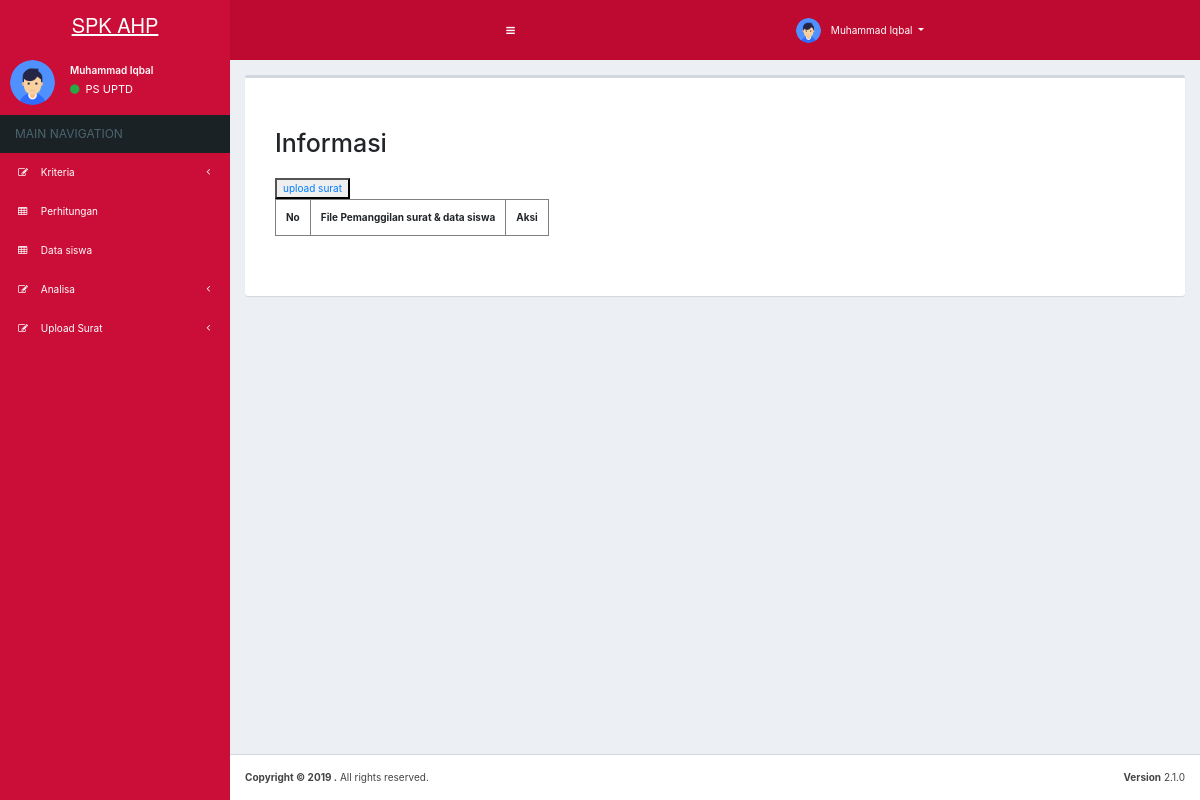
Before: /dashboard_ps_uptd.php?page=view_ps_uptd/surat_pemanggilan_datasiswa (signed in) with the older database file.
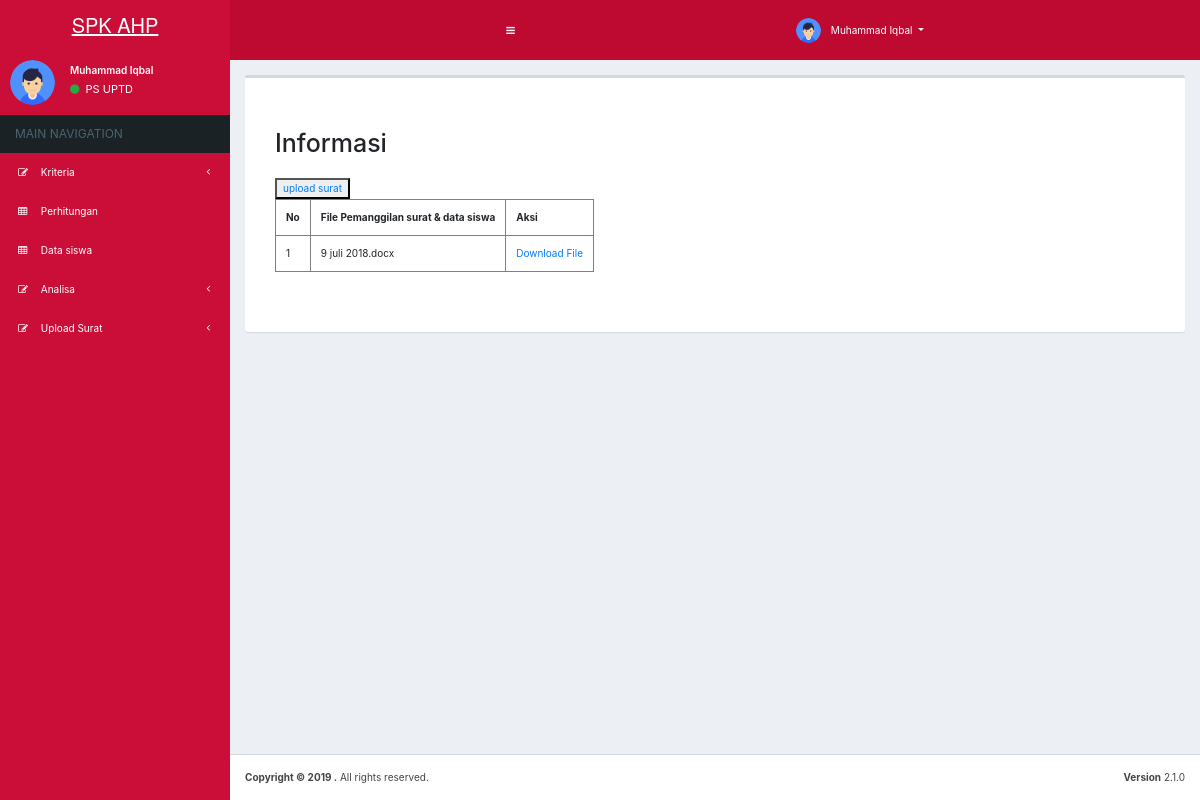
After: the same page with the newer database file.
### tables this page shows
CREATE TABLE IF NOT EXISTS `tb_users` (
`user_id` int(11) NOT NULL,
  `fullname` varchar(25) NOT NULL,
  `username` varchar(12) NOT NULL,
  `password` varchar(12) NOT NULL
);

CREATE TABLE IF NOT EXISTS `upload` (
`id_upload` int(3) NOT NULL,
  `nama_file` varchar(100) NOT NULL,
  `deskripsi` text NOT NULL,
  `tgl_upload` date NOT NULL,
  `hits` int(3) NOT NULL
);

### Connections/koneksi.php (called while the page is built, shortened)
<?php
if (!function_exists("GetSQLValueString")) {
function GetSQLValueString($theValue, $theType, $theDefinedValue = "", $theNotDefinedValue = "")
{
  $theValue = get_magic_quotes_gpc() ? stripslashes($theValue) : $theValue;
  $theValue = function_exists("mysql_real_escape_string") ? mysql_real_escape_string($theValue) : mysql_escape_string($theValue);
  switch ($theType) {
    case "text":
      $theValue = ($theValue != "") ? "'" . $theValue . "'" : "NULL";
      break;
  }
  return $theValue;
}
}
?>

### menu_ps_uptd/side.php (the view, shortened to what this page needs)
<aside class="main-sidebar">
 <section class="sidebar">
      <div class="user-panel">
        <div class="pull-left image">
          <img src="assets/dist/img/logo.png" class="img-circle" alt="User Image">
        </div>
        <div class="pull-left info">
          <p><?= $row_rs_users['fullname']; ?></p>
          <a href="?page=config/kode&id=1"><i class="fa fa-circle text-success"></i> PS UPTD</a>
        </div>
      </div>
      <ul class="sidebar-menu" data-widget="tree">
        <li class="header">MAIN NAVIGATION</li>
        <li class="treeview">
          <a href="#">
            <i class="fa fa-edit"></i> <span>Kriteria</span>
            <span class="pull-right-container">
              <i class="fa fa-angle-left pull-right"></i>            </span>          </a>
        </li>
        <li><a href="?page=view_ps_uptd/perhitungan"><i class="fa fa-table"></i> <span>Perhitungan</span></a> </li>
        <li><a href="?page=view_ps_uptd/data_siswa"><i class="fa fa-table"></i> <span>Data siswa</span></a> </li>
        <li class="treeview">
          <a href="#">
            <i class="fa fa-edit"></i> <span>Analisa</span>
            <span class="pull-right-container">
              <i class="fa fa-angle-left pull-right"></i>            </span>          </a>
        </li>
        <li class="treeview">
          <a href="#">
            <i class="fa fa-edit"></i> <span>Upload Surat</span>
            <span class="pull-right-container">
              <i class="fa fa-angle-left pull-right"></i>            </span>          </a>
        </li>
      </ul>
    </section>
</aside>

### dashboard_ps_uptd.php (shortened to what this page needs)
<?php
require_once('Connections/koneksi.php');
$colname_rs_users = "-1";
if (isset($_SESSION['MM_Username'])) {
  $colname_rs_users = $_SESSION['MM_Username'];
}
$query_rs_users = sprintf("SELECT * FROM tb_users WHERE username = %s", GetSQLValueString($colname_rs_users, "text"));
$rs_users = mysql_query($query_rs_users, $koneksi) or die(mysql_error());
$row_rs_users = mysql_fetch_assoc($rs_users);
?><!DOCTYPE html>
<html>
<head>
  <link rel="stylesheet" href="assets/bower_components/dist/css/bootstrap.min.css">
  <link rel="stylesheet" href="assets/bower_components/font-awesome/css/font-awesome.min.css">
  <link rel="stylesheet" href="assets/bower_components/Ionicons/css/ionicons.min.css">
  <link rel="stylesheet" href="assets/bower_components/bootstrap-daterangepicker/daterangepicker.css">
  <link rel="stylesheet" href="assets/bower_components/bootstrap-datepicker/dist/css/bootstrap-datepicker.min.css">
  <link rel="stylesheet" href="assets/bower_components/datatables.net-bs/css/dataTables.bootstrap.min.css">
  <link rel="stylesheet" href="assets/dist/css/AdminLTE.min.css">
  <link rel="stylesheet" href="assets/dist/css/animate.css">
  <link rel="stylesheet" href="assets/dist/css/skins/_all-skins.min.css">
  <link rel="stylesheet" href="assets/plugins/bootstrap-wysihtml5/bootstrap3-wysihtml5.min.css">
</head>
<body class="hold-transition skin-blue sidebar-mini">
<div class="wrapper">
<header class="main-header">
 <?php require_once('menu_ps_uptd/nav.php'); ?>
 <?php require_once('menu_ps_uptd/side.php'); ?>
  <div class="content-wrapper">
    <section class="content">
      <div class="row">
        <div class="col-md-12">
          <div class="box">
            <div class="box-header">
            </div>
            <div class="box-body">
         <?php
		   if(isset($_GET["page"]) && $_GET["page"] != "home"){
			if(file_exists(htmlentities($_GET["page"]).".php")){
				include(htmlentities($_GET["page"]).".php");
			}else{
				include("404.php");
			}
		   }else{
		  include("home.php");
		  }
		?>
            </div>
          </div>
        </div>
      </div>
    </section>
  </div>
 <?php require_once('menu_ps_uptd/footer.php'); ?>
</div>
</body>
</html>

### menu_ps_uptd/nav.php (shortened to what this page needs)
    <a href="?page=home" class="logo">
      <span class="logo-lg"><b>SPK AHP</b></span>
    </a>
<nav class="navbar navbar-static-top">
      <a href="#" class="sidebar-toggle" data-toggle="push-menu" role="button">
      </a>
      <div class="navbar-custom-menu">
        <ul class="nav navbar-nav">
          <li class="dropdown user user-menu">
            <a href="#" class="dropdown-toggle" data-toggle="dropdown">
            	<img src="assets/dist/img/logo.png" class="user-image" alt="User Image">
 				<span class="hidden-xs"> <?= $row_rs_users['fullname']; ?></span>
            </a>
          </li>
        </ul>
      </div>
    </nav>
 </header>

### view_ps_uptd/surat_pemanggilan_datasiswa.php (shortened to what this page needs)
<link rel="stylesheet" href="https://maxcdn.bootstrapcdn.com/bootstrap/4.0.0/css/bootstrap.min.css">
<div class="containeredit">
  <h1>Informasi</h1><br>
<button><a href="view_ps_uptd\upload.php">upload surat</a></button>
<table border="1">
	<tr>
		<th>No</th>
		<th>File Pemanggilan surat & data siswa</th>
		<th>Aksi</th>
	</tr>
	<tr>
<?php
  $konek = mysqli_connect("localhost","root","","codegoo_ahp");
  $query = "SELECT * FROM upload ORDER BY id_upload DESC";
  $hasil = mysqli_query($konek, $query);
$no = 1;
  while ($r = mysqli_fetch_array($hasil)){
    echo "<td>".$no++."</td>";
    echo "<td>".$r['nama_file']."</td>";
    echo "<td><a href=view_ps_uptd\simpan.php?file=$r[nama_file]\">Download File</a></td>";
  }
?>
	</tr>
</table><br><br>
</div>

### menu_ps_uptd/footer.php
<footer class="main-footer">
  <div class="pull-right hidden-xs">
    <b>Version</b> 2.1.0
  </div>
  <strong>Copyright &copy; <?= date('Y'); ?> <a href="https://codeego.com"></a>.</strong> All rights reserved.
</footer>

### view_ps_uptd/surat_pemanggilan_datasiswa.php (style rules this page uses)
tr, td,th { padding: 10px; }
.containeredit { padding: 20px; }

Changed rows visible on the page:
added upload: nama_file "9 juli 2018.docx"
